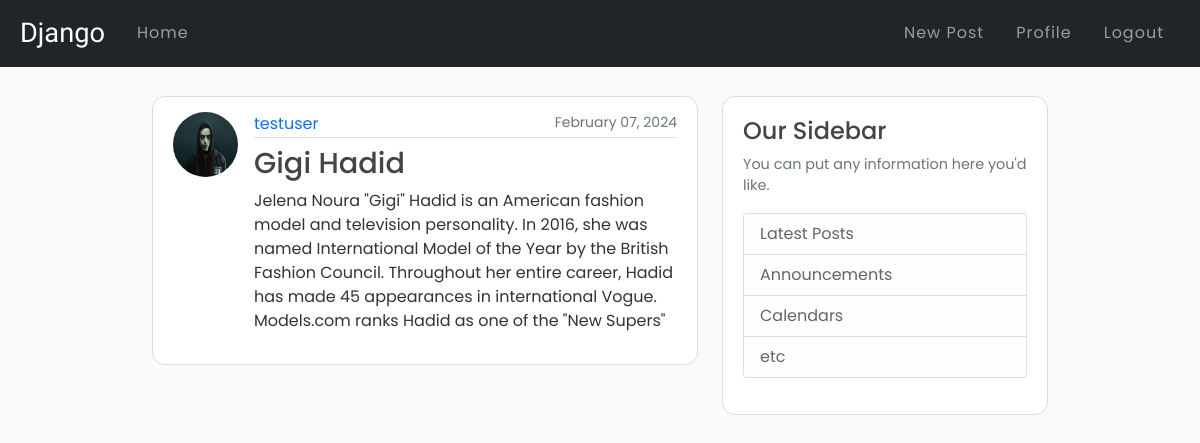
/post/30/ (signed in), run on the app's committed database.
### blog/models.py (models this page shows, shortened)
class Post(models.Model):
    title = models.CharField(max_length = 100)
    content = models.TextField()
    date_posted = models.DateTimeField(default=timezone.now)
    author = models.ForeignKey(User, on_delete = models.CASCADE)

### users/models.py (models this page shows, shortened)
class Profile(models.Model):
    user = models.OneToOneField(User, on_delete=models.CASCADE)
    image = models.ImageField(default='default.jpg', upload_to='profile_pics')

### blog/views.py (the view)
# urls.py: path('post/<int:pk>/', PostDetailView.as_view(), name='post-detail'),
class PostDetailView(LoginRequiredMixin,DetailView):
    model = Post

### blog/templates/blog/post_detail.html (shortened to what this page needs)
{% extends 'blog/base.html' %}
{% block content %}
    <div class="container media content-section mb-2">
        <div class="row g-0">
            <div class="col-md-auto"><img class="rounded-circle article-img" src="{{ object.author.profile.image.url }}"></div>
            <div class="col ">
                <div class="media-body">
                    <div class="article-metadata">
                        <a style="text-decoration: none;" class="mr-2" href="{% url 'user-posts' object.author.username %}">{{ object.author }}</a>
                        <small style="float: right;" class="text-muted">{{ object.date_posted|date:"F d, Y" }}</small>
                    </div>
                    <h2 class="article-title" style="margin-top:8px; font-size: 1.8rem;">{{ object.title }}</h2>
                    <p class="article-content">{{ object.content }}</p>
                </div>
            </div>
        </div>
    </div>
{% endblock content %}

### blog/static/blog/main.css (style rules this page uses)
body { background: #fafafa; color: #333333; font-family: "Poppins", sans-serif; }
h1, h2, h3, h4, h5, h6 { color: #444444; }
.content-section { background: #ffffff; padding: 15px 20px; border: 1px solid #dddddd; border-radius: 13px; }
.article-title { color: #444444; }
.article-content { white-space: pre-line; }
.article-img { height: 65px; width: 65px; margin-right: 16px; }
.article-metadata { padding-bottom: 1px; margin-bottom: 4px; border-bottom: 1px solid #e3e3e3 }

### data on the page
Post: author.profile.image (picture), author "testuser", date_posted "February 07, 2024", title "Gigi Hadid", content "Jelena Noura \"Gigi\" Hadid is an American fashion model and television personality. In 2016, she was named International Model of the Year by the British Fashion Council. Throughout her entire career, Hadid has made 45 appearances in international Vogue. Models.com ranks Hadid as one of the \"New Supers\""
